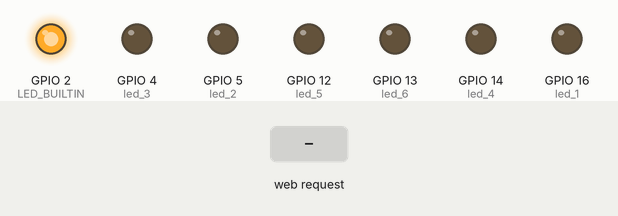
Bench run of a sketch on a simulated ESP8266 (NodeMCU). On the bench: output pins drawn as LEDs (lit = HIGH, except the on-board LED, lit = LOW). The inputs (shaded band) are chosen by the test bench.

Above: at 1.2 s.
1.3 s: HTTP request GET /1on received
At 2.2 s:
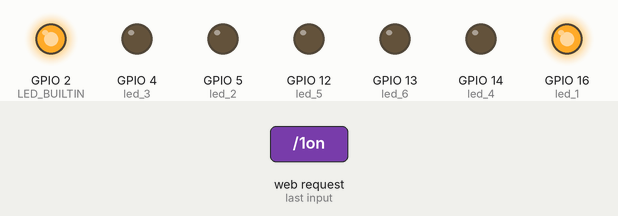
2.8 s: HTTP request GET /2on received
At 3.3 s:
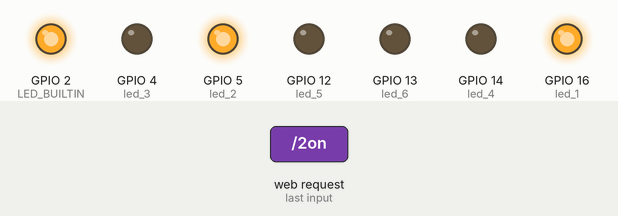
4.3 s: HTTP request GET /1off received
At 5.5 s:
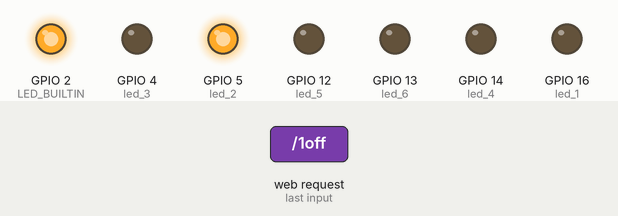
5.8 s: HTTP request GET /3on received
At 6.8 s:
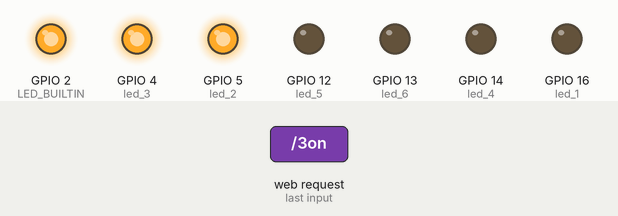
7.3 s: HTTP request GET /2off received
At 7.9 s:
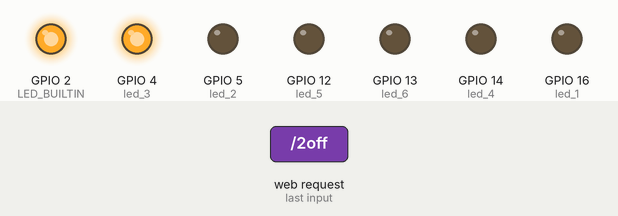
8.8 s: HTTP request GET /4on received
At 9.1 s:
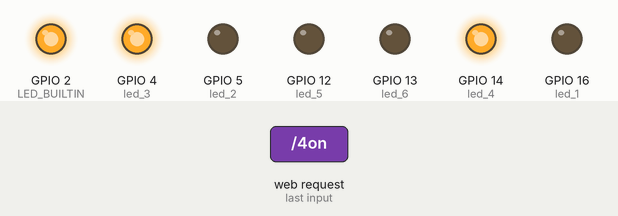
Timing chart, 0 to 11.3 s (numbered marks = the images above; inputs shaded):
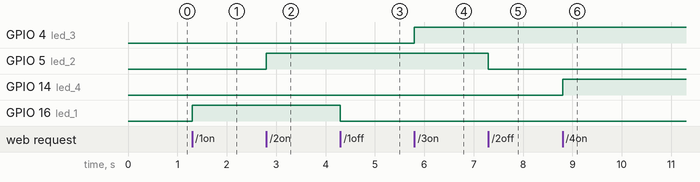

Measured:
- after the input at 1.3 s, GPIO 16 (led_1): LOW → HIGH at once
- after the input at 2.8 s, GPIO 5 (led_2): LOW → HIGH at once
- after the input at 4.3 s, GPIO 16 (led_1): HIGH → LOW at once
- after the input at 5.8 s, GPIO 4 (led_3): LOW → HIGH at once
- after the input at 7.3 s, GPIO 5 (led_2): HIGH → LOW at once
- after the input at 8.8 s, GPIO 14 (led_4): LOW → HIGH at once

The sketch:

NinjaSwitch.ino
```cpp
#include <ESP8266WiFi.h>
#include <DNSServer.h>
#include <ESP8266WebServer.h>

const byte DNS_PORT = 53;
IPAddress apIP(193, 168, 0, 1);
DNSServer dnsServer;
ESP8266WebServer webServer(80);

const char* AP_name="NINJA";
int led_1 = 16; //D0 or GPIO16
int led_2 = 5; //D1 or GPIO5
int led_3 = 4; //D2 or GPIO4
int led_4 = 14; //D5 or GPIO14
int led_5 = 12; //D6 or GPIO12
int led_6 = 13; //D7 or GPIO13

String responseHTML = ""
  "<!DOCTYPE html><html><head>"
  "<meta charset='utf-8'>"
  "<meta name='viewport' content='width=device-width, initial-scale=1'>"
  "<title>Ninja</title></head><body>"
  "<center><br><br><br>"
  "<h2>Ninja Switch</h2>"
  "<a class='grn' href=/bon>Built in Turn On</a>"
  "<a class='red' href=/boff>Built in Turn Off</a>"
  "<a class='grn' href=/1on>1 Turn On</a>"
  "<a class='red' href=/1off>1 Turn Off</a>"
  "<a class='grn' href=/2on>2 Turn On</a>"
  "<a class='red' href=/2off>2 Turn Off</a>"
  "<a class='grn' href=/3on>3 Turn On</a>"
  "<a class='red' href=/3off>3 Turn Off</a>"
  "<a class='grn' href=/4on>4 Turn On</a>"
  "<a class='red' href=/4off>4 Turn Off</a>"
  "<a class='grn' href=/5on>5 Turn On</a>"
  "<a class='red' href=/5off>5 Turn Off</a>"
  "<a class='grn' href=/6on>6 Turn On</a>"
  "<a class='red' href=/6off>6 Turn Off</a>"
  "</center>"
  "</body>"
  "<style>body{user-select: none;background-color: #303030;margin: 0;height: 100vh;}center{background-color: #151515;height: 100%;}.grn{background-color: green;}.red{background-color: maroon;}h2{color: cyan;font-family: sans-serif;margin: 0;}a{user-select: none;color: cyan;font-family: sans-serif;text-decoration: none;display: block;padding: 10px;margin: 5px;width: 20%;border-radius: 10px;border: 1px solid cyan;}a:active{background-color: rgb(0,0,0, 0.1);}@media (max-width: 900px){a{width: 60%;}}</style>"
  "</html>";

String led_onBuilt(){
  digitalWrite(LED_BUILTIN, LOW);
  return responseHTML;
}

String led_offBuilt(){
  digitalWrite(LED_BUILTIN, HIGH);
  return responseHTML;
}

String led_on1(){
  digitalWrite(led_1, HIGH);
  return responseHTML;
}

String led_off1(){
  digitalWrite(led_1, LOW);
  return responseHTML;
}

String led_on2(){
  digitalWrite(led_2, HIGH);
  return responseHTML;
}

String led_off2(){
  digitalWrite(led_2, LOW);
  return responseHTML;
}

String led_on3(){
  digitalWrite(led_3, HIGH);
  return responseHTML;
}

String led_off3(){
  digitalWrite(led_3, LOW);
  return responseHTML;
}

String led_on4(){
  digitalWrite(led_4, HIGH);
  return responseHTML;
}

String led_off4(){
  digitalWrite(led_4, LOW);
  return responseHTML;
}

String led_on5(){
  digitalWrite(led_5, HIGH);
  return responseHTML;
}

String led_off5(){
  digitalWrite(led_5, LOW);
  return responseHTML;
}

String led_on6(){
  digitalWrite(led_6, HIGH);
  return responseHTML;
}

String led_off6(){
  digitalWrite(led_6, LOW);
  return responseHTML;
}

void setup() {
  pinMode(LED_BUILTIN, OUTPUT);
  pinMode(led_1, OUTPUT);
  pinMode(led_2, OUTPUT);
  pinMode(led_3, OUTPUT);
  pinMode(led_4, OUTPUT);
  pinMode(led_5, OUTPUT);
  pinMode(led_6, OUTPUT);
  WiFi.mode(WIFI_AP);
  WiFi.softAPConfig(apIP, apIP, IPAddress(255, 255, 255, 0));
  WiFi.softAP(AP_name);

  // if DNSServer is started with "*" for domain name, it will reply with
  // provided IP to all DNS request
  dnsServer.start(DNS_PORT, "*", apIP);
  webServer.on("/1on",[]() { webServer.send(200, "text/html", led_on1()); });
  webServer.on("/1off",[]() { webServer.send(200, "text/html", led_off1()); });
  webServer.on("/2on",[]() { webServer.send(200, "text/html", led_on2()); });
  webServer.on("/2off",[]() { webServer.send(200, "text/html", led_off2()); });
  webServer.on("/3on",[]() { webServer.send(200, "text/html", led_on3()); });
  webServer.on("/3off",[]() { webServer.send(200, "text/html", led_off3()); });
  webServer.on("/4on",[]() { webServer.send(200, "text/html", led_on4()); });
  webServer.on("/4off",[]() { webServer.send(200, "text/html", led_off4()); });
  webServer.on("/5on",[]() { webServer.send(200, "text/html", led_on5()); });
  webServer.on("/5off",[]() { webServer.send(200, "text/html", led_off5()); });
  webServer.on("/6on",[]() { webServer.send(200, "text/html", led_on6()); });
  webServer.on("/6off",[]() { webServer.send(200, "text/html", led_off6()); });
  webServer.on("/bon",[]() { webServer.send(200, "text/html", led_onBuilt()); });
  webServer.on("/boff",[]() { webServer.send(200, "text/html", led_offBuilt()); });
  webServer.onNotFound([]() {
    webServer.send(200, "text/html", responseHTML);
  });
  webServer.begin();
}

void loop() {
  dnsServer.processNextRequest();
  webServer.handleClient();
}
```
